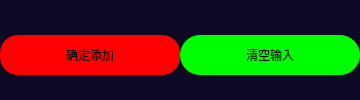
             <widget class="QFrame" name="frame_60">
              <property name="minimumSize">
               <size>
                <width>0</width>
                <height>60</height>
               </size>
              </property>
              <property name="maximumSize">
               <size>
                <width>16777215</width>
                <height>100</height>
               </size>
              </property>
              <property name="styleSheet">
               <string notr="true">QFrame {
	background-color: rgb(13, 9, 36);
	border: none;
	border-radius: 20px;
}
</string>
              </property>
              <property name="frameShape">
               <enum>QFrame::StyledPanel</enum>
              </property>
              <property name="frameShadow">
               <enum>QFrame::Raised</enum>
              </property>
              <layout class="QHBoxLayout" name="horizontalLayout_32">
               <property name="spacing">
                <number>0</number>
               </property>
               <property name="leftMargin">
                <number>0</number>
               </property>
               <property name="topMargin">
                <number>20</number>
               </property>
               <property name="rightMargin">
                <number>0</number>
               </property>
               <property name="bottomMargin">
                <number>10</number>
               </property>
               <item>
                <widget class="QFrame" name="frame_40">
                 <property name="styleSheet">
                  <string notr="true">QFrame {
	background-color: rgb(13, 9, 36);
	border: none;
	border-radius: 20px;
}
</string>
                 </property>
                 <property name="frameShape">
                  <enum>QFrame::StyledPanel</enum>
                 </property>
                 <property name="frameShadow">
                  <enum>QFrame::Raised</enum>
                 </property>
                 <layout class="QHBoxLayout" name="horizontalLayout_21">
                  <property name="spacing">
                   <number>0</number>
                  </property>
                  <property name="leftMargin">
                   <number>0</number>
                  </property>
                  <property name="topMargin">
                   <number>0</number>
                  </property>
                  <property name="rightMargin">
                   <number>0</number>
                  </property>
                  <property name="bottomMargin">
                   <number>0</number>
                  </property>
                  <item alignment="Qt::AlignVCenter">
                   <widget class="QPushButton" name="Btn_add_process_param">
                    <property name="enabled">
                     <bool>true</bool>
                    </property>
                    <property name="sizePolicy">
                     <sizepolicy hsizetype="Fixed" vsizetype="Preferred">
                      <horstretch>0</horstretch>
                      <verstretch>0</verstretch>
                     </sizepolicy>
                    </property>
                    <property name="minimumSize">
                     <size>
                      <width>180</width>
                      <height>40</height>
                     </size>
                    </property>
                    <property name="maximumSize">
                     <size>
                      <width>180</width>
                      <height>40</height>
                     </size>
                    </property>
                    <property name="styleSheet">
                     <string notr="true">QPushButton{	
	background-color: rgb(255, 0, 0);
	font: 700 18pt &quot;等线&quot;;
	border-radius: 18px;
}
QPushButton:hover{
	border: 3px solid rgb(255, 200, 0);  
}
QPushButton:pressed{
	color: green;
	border-color: blueviolet;
    background-color: rgb(85, 0, 255);
}
QPushButton:disabled{
	color: rgb(31, 31, 31);
    background-color: rgb(152, 152, 152);
}</string>
                    </property>
                    <property name="text">
                     <string>确定添加</string>
                    </property>
                    <property name="iconSize">
                     <size>
                      <width>20</width>
                      <height>20</height>
                     </size>
                    </property>
                    <property name="checkable">
                     <bool>true</bool>
                    </property>
                    <property name="checked">
                     <bool>false</bool>
                    </property>
                   </widget>
                  </item>
                 </layout>
                </widget>
               </item>
               <item>
                <widget class="QFrame" name="frame_46">
                 <property name="styleSheet">
                  <string notr="true">QFrame {
	background-color: rgb(13, 9, 36);
	border: none;
	border-radius: 20px;
}
</string>
                 </property>
                 <property name="frameShape">
                  <enum>QFrame::StyledPanel</enum>
                 </property>
                 <property name="frameShadow">
                  <enum>QFrame::Raised</enum>
                 </property>
                 <layout class="QHBoxLayout" name="horizontalLayout_33">
                  <property name="spacing">
                   <number>0</number>
                  </property>
                  <property name="leftMargin">
                   <number>0</number>
                  </property>
                  <property name="topMargin">
                   <number>0</number>
                  </property>
                  <property name="rightMargin">
                   <number>0</number>
                  </property>
                  <property name="bottomMargin">
                   <number>0</number>
                  </property>
                  <item alignment="Qt::AlignVCenter">
                   <widget class="QPushButton" name="Btn_clear_input_process_param">
                    <property name="enabled">
                     <bool>true</bool>
                    </property>
                    <property name="sizePolicy">
                     <sizepolicy hsizetype="Minimum" vsizetype="Minimum">
                      <horstretch>0</horstretch>
                      <verstretch>0</verstretch>
                     </sizepolicy>
                    </property>
                    <property name="minimumSize">
                     <size>
                      <width>180</width>
                      <height>40</height>
                     </size>
                    </property>
                    <property name="maximumSize">
                     <size>
                      <width>180</width>
                      <height>40</height>
                     </size>
                    </property>
                    <property name="styleSheet">
                     <string notr="true">QPushButton{	
	background-color: rgb(0, 255, 0);
	font: 700 18pt &quot;等线&quot;;
	border-radius: 20px;
}
QPushButton:hover{
	border: 3px solid rgb(255, 200, 0);  
}
QPushButton:pressed{
	color: green;
	border-color: rgb(255, 0, 0);
    background-color: rgb(255, 255, 0);
}
QPushButton:disabled{
	color: rgb(31, 31, 31);
    background-color: rgb(152, 152, 152);
}</string>
                    </property>
                    <property name="text">
                     <string>清空输入</string>
                    </property>
                    <property name="iconSize">
                     <size>
                      <width>19</width>
                      <height>20</height>
                     </size>
                    </property>
                   </widget>
                  </item>
                 </layout>
                </widget>
               </item>
              </layout>
             </widget>
